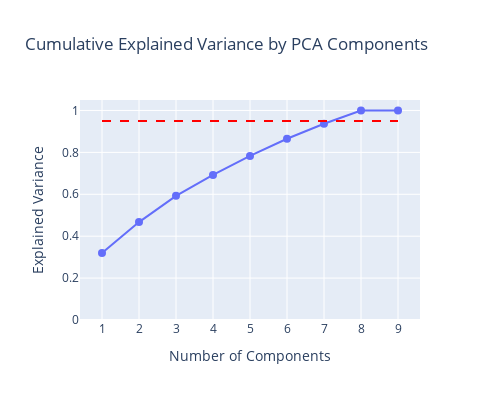

The notebook cell this image was saved under:
### Code cell
plot_cumulative_variance(pca);

### Figure 1 — Plotly figure (JSON) as saved in the notebook; plotly's stock layout.template omitted (floating-point values rounded to 4 significant figures)
{"data": [{"line": {"width": 2}, "marker": {"size": 8}, "mode": "lines+markers", "type": "scatter", "x": [1, 2, 3, 4, 5, 6, 7, 8, 9], "y": [0.3195, 0.4674, 0.5924, 0.6925, 0.7832, 0.8649, 0.9368, 1, 1]}], "layout": {"height": 400, "shapes": [{"line": {"color": "Red", "dash": "dash", "width": 2}, "type": "line", "x0": 1, "x1": 9, "y0": 0.95, "y1": 0.95}], "showlegend": false, "title": {"text": "Cumulative Explained Variance by PCA Components"}, "width": 500, "xaxis": {"autorange": true, "dtick": 1, "range": [0.4054, 9.595], "tick0": 1, "tickmode": "linear", "title": {"text": "Number of Components"}, "type": "linear"}, "yaxis": {"range": [0, 1.05], "ticksuffix": "", "title": {"text": "Explained Variance"}, "type": "linear"}}}
